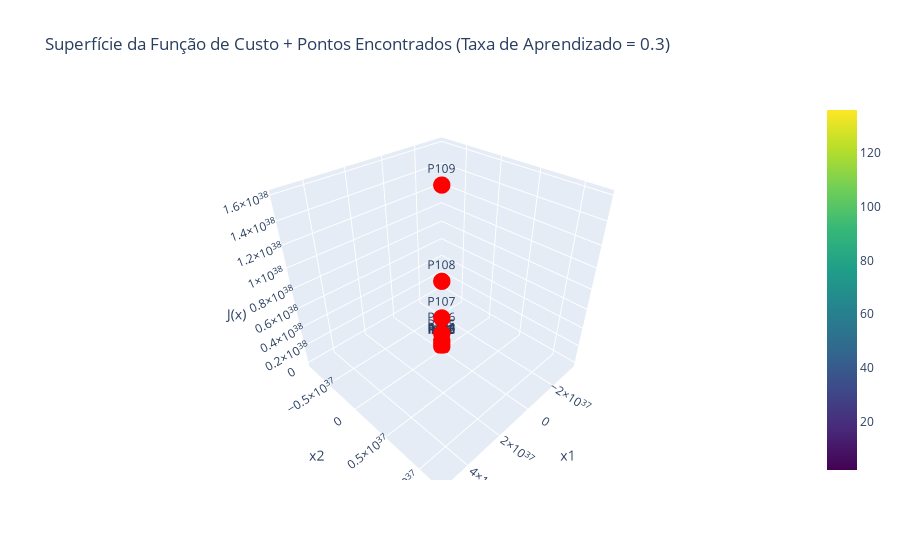

The notebook cell saved with this chart:
### Code cell
x_values, costs = dict_of_results[learning_rates[3]]

plot_function(f, x_values,costs, title=f"Superfície da Função de Custo + Pontos Encontrados (Taxa de Aprendizado = {learning_rates[3]})")

### Figure 1 — Plotly figure (JSON) as saved in the notebook; plotly's stock layout.template omitted (floating-point values rounded to 4 significant figures; data arrays with more than 128 entries replaced by an {"elided": "..."} marker saying what was removed)
{"data": [{"colorscale": [[0, "#440154"], [0.1111, "#482878"], [0.2222, "#3e4989"], [0.3333, "#31688e"], [0.4444, "#26828e"], [0.5556, "#1f9e89"], [0.6667, "#35b779"], [0.7778, "#6ece58"], [0.8889, "#b5de2b"], [1, "#fde725"]], "opacity": 0.8, "type": "surface", "x": {"elided": "100x100 float values"}, "y": {"elided": "100x100 float values"}, "z": {"elided": "100x100 float values"}}, {"marker": {"color": "red", "size": 6, "symbol": "circle"}, "mode": "markers+text", "text": {"elided": "1001 str values"}, "textposition": "top center", "type": "scatter3d", "x": {"elided": "1001 float values"}, "y": {"elided": "1001 float values"}, "z": {"elided": "1001 float values"}}], "layout": {"autosize": true, "scene": {"xaxis": {"title": {"text": "x1"}}, "yaxis": {"title": {"text": "x2"}}, "zaxis": {"title": {"text": "J(x)"}}}, "title": {"text": "Superfície da Função de Custo + Pontos Encontrados (Taxa de Aprendizado = 0.3)"}}}
